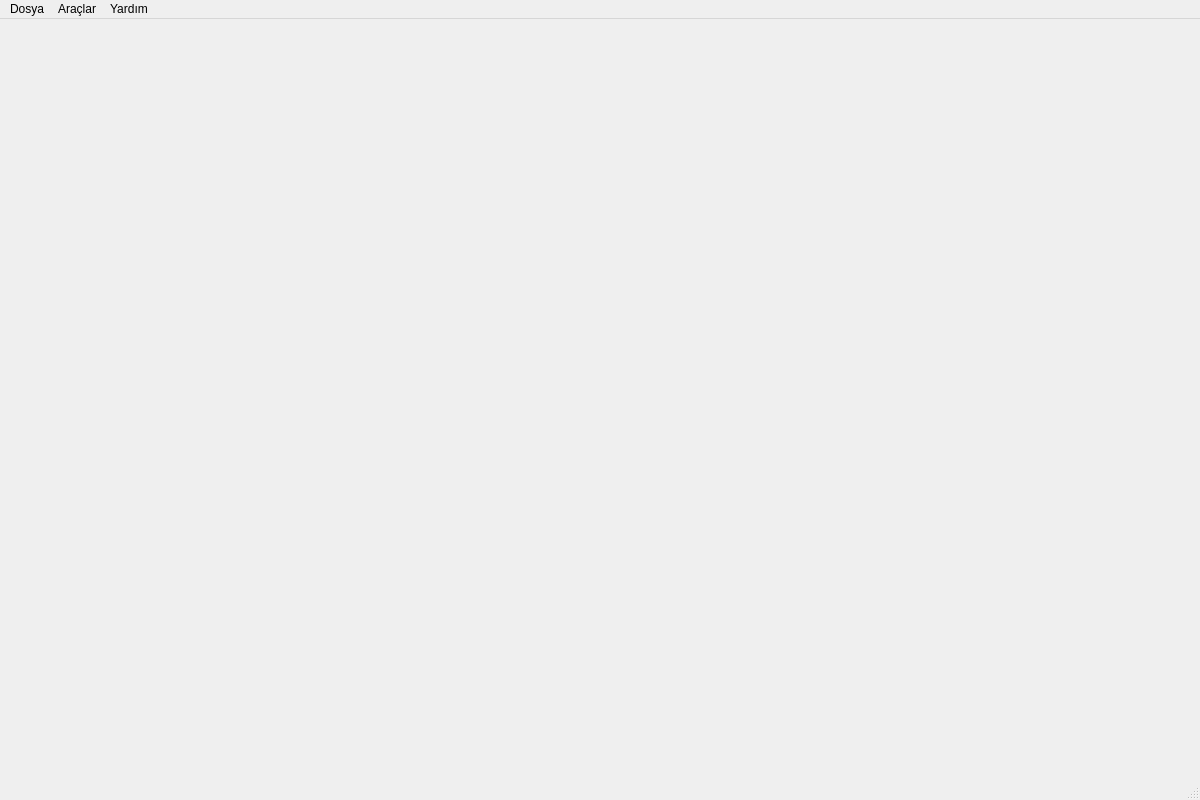
<?xml version="1.0" encoding="UTF-8"?>
<ui version="4.0">
 <class>MainWindow</class>
 <widget class="QMainWindow" name="MainWindow">
  <property name="geometry">
   <rect>
    <x>0</x>
    <y>0</y>
    <width>1200</width>
    <height>800</height>
   </rect>
  </property>
  <property name="windowTitle">
   <string>Fiyat Karşılaştırma Tablosu - Teklifbul</string>
  </property>
  <property name="windowIcon">
   <iconset>
    <normaloff>.</normaloff>.</iconset>
  </property>
  <widget class="QWidget" name="centralwidget">
   <layout class="QVBoxLayout" name="verticalLayout">
    <item>
     <widget class="CompareView" name="compareView" native="true">
      <property name="sizePolicy">
       <sizepolicy hsizetype="Expanding" vsizetype="Expanding">
        <horstretch>0</horstretch>
        <verstretch>0</verstretch>
       </sizepolicy>
      </property>
     </widget>
    </item>
   </layout>
  </widget>
  <widget class="QMenuBar" name="menubar">
   <property name="geometry">
    <rect>
     <x>0</x>
     <y>0</y>
     <width>1200</width>
     <height>22</height>
    </rect>
   </property>
   <widget class="QMenu" name="menuDosya">
    <property name="title">
     <string>Dosya</string>
    </property>
    <addaction name="actionYenile"/>
    <addaction name="separator"/>
    <addaction name="actionExcelExport"/>
    <addaction name="actionCSVExport"/>
    <addaction name="separator"/>
    <addaction name="actionCikis"/>
   </widget>
   <widget class="QMenu" name="menuAraclar">
    <property name="title">
     <string>Araçlar</string>
    </property>
    <addaction name="actionVendorSettings"/>
    <addaction name="actionConfigSettings"/>
   </widget>
   <widget class="QMenu" name="menuYardim">
    <property name="title">
     <string>Yardım</string>
    </property>
    <addaction name="actionHakkinda"/>
   </widget>
   <addaction name="menuDosya"/>
   <addaction name="menuAraclar"/>
   <addaction name="menuYardim"/>
  </widget>
  <widget class="QStatusBar" name="statusbar"/>
  <action name="actionYenile">
   <property name="text">
    <string>Yenile</string>
   </property>
   <property name="shortcut">
    <string>Ctrl+R</string>
   </property>
   <property name="toolTip">
    <string>Verileri yenile (Ctrl+R)</string>
   </property>
  </action>
  <action name="actionExcelExport">
   <property name="text">
    <string>Excel İndir</string>
   </property>
   <property name="shortcut">
    <string>Ctrl+E</string>
   </property>
   <property name="toolTip">
    <string>Excel formatında dışa aktar (Ctrl+E)</string>
   </property>
  </action>
  <action name="actionCSVExport">
   <property name="text">
    <string>CSV İndir</string>
   </property>
   <property name="toolTip">
    <string>CSV formatında dışa aktar</string>
   </property>
  </action>
  <action name="actionCikis">
   <property name="text">
    <string>Çıkış</string>
   </property>
   <property name="shortcut">
    <string>Ctrl+Q</string>
   </property>
  </action>
  <action name="actionVendorSettings">
   <property name="text">
    <string>Tedarikçi Ayarları</string>
   </property>
   <property name="toolTip">
    <string>Tedarikçi isimlerini düzenle</string>
   </property>
  </action>
  <action name="actionConfigSettings">
   <property name="text">
    <string>Konfigürasyon Ayarları</string>
   </property>
   <property name="toolTip">
    <string>Üyelik tipi ve diğer ayarlar</string>
   </property>
  </action>
  <action name="actionHakkinda">
   <property name="text">
    <string>Hakkında</string>
   </property>
  </action>
 </widget>
 <customwidgets>
  <customwidget>
   <class>CompareView</class>
   <extends>QWidget</extends>
   <header>compare_view</header>
   <container>1</container>
  </customwidget>
 </customwidgets>
 <resources/>
 <connections/>
</ui>
